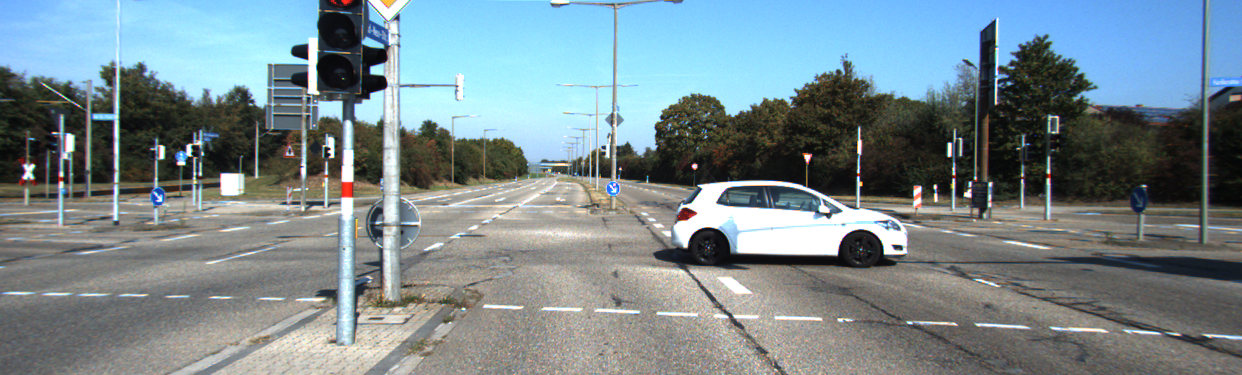
#> input picture Testing/L.png, 1242 x 375 px
$ jupyter execute --allow-errors 'fuse_lidar_camera - Kopie.ipynb'
#> lines starting #> are read from the running program, lines starting #| are printed output that depends on the picture
# Import Libraries

[cell 1]
import pandas as pd
import numpy as np
import cv2
import matplotlib.pyplot as plt
import numpy as np
import math
import os
import matplotlib
from scipy.interpolate import griddata
# Disable scientific notation
np.set_printoptions(suppress=True)

# Read Image

[cell 2]
image = cv2.imread('L.png')
#> image is the input picture: shape (375, 1242, 3); mean B, G, R 142.4, 136.4, 120.3
print(image.shape)
#| (375, 1242, 3)
#image = cv2.cvtColor(image, cv2.COLOR_RGB2BGR)
plt.imshow(image)
width, height = image.shape[1], image.shape[0]
#> width = 1242; height = 375

# Load Matrices

[cell 3]
velo_2_cam = open("calib_velo_to_cam.txt", "r")
#> (reads Testing/calib_velo_to_cam.txt from the repository)
cam_2_cam = open('calib_cam_to_cam.txt','r')
#> (reads Testing/calib_cam_to_cam.txt from the repository)

lines = velo_2_cam.readlines()
lines2 = cam_2_cam.readlines()

data_r = np.array(lines[1][3:-1].split(),dtype=np.float32).reshape(3,3)
data_t = np.array(lines[2][3:-1].split(),dtype=np.float32).reshape(3,1)

intrinsic_matrix = np.array(lines2[19][5:-1].split(),dtype = np.float32).reshape(3,3)
extrinsic_matrix = np.hstack((data_r, data_t))
rectification_matrix = np.array(lines2[24][11:-1].split(),dtype = np.float32).reshape(3,3)
projection_matrix = np.array(lines2[25][11:-1].split(),dtype = np.float32).reshape(-1,4)

# Create dataframe of lidar points

#> (a cell that did not finish here is left out)

# Apply fusion algorithm

[cell 5]
image = cv2.imread('L.png')
pixel_points = []
lidar_points = []

#> (the rest of this cell did not finish here and is left out)

[cell 6]
plt.imshow(image)
#cv2.imwrite('Fused.png',image)

[cell 7]
lidar_points_np = [(v,u,depth) for (u,v,depth) in lidar_points ]
sparse_depth_map = np.zeros(shape = (height,width))
for i,u,depth in lidar_points_np:
    sparse_depth_map[i,u] = depth

[cell 8]
valid_depths = sparse_depth_map[sparse_depth_map > 0]
#> (the rest of this cell did not finish here and is left out)

#

# FoundationStereo

[cell 9]
fs_depths = np.load('test_outputs/depth_meter.npy')
#> (reads Testing/test_outputs/depth_meter.npy from the repository)
fs_depths.shape, image.shape
#> Out = ((375, 1242), (375, 1242, 3))

[cell 10]
lidar_points_np = [(v,u,z) for (u,v,z) in lidar_points]

[cell 11]
my_disp = np.load('disparity.npy')
#> (reads Testing/disparity.npy from the repository)
my_depth =( 959.7910 * 0.5327 ) / my_disp
plt.figure(figsize=(17,10))
plt.imshow(fs_depths, vmin=0,vmax=60, interpolation='nearest')
plt.colorbar()
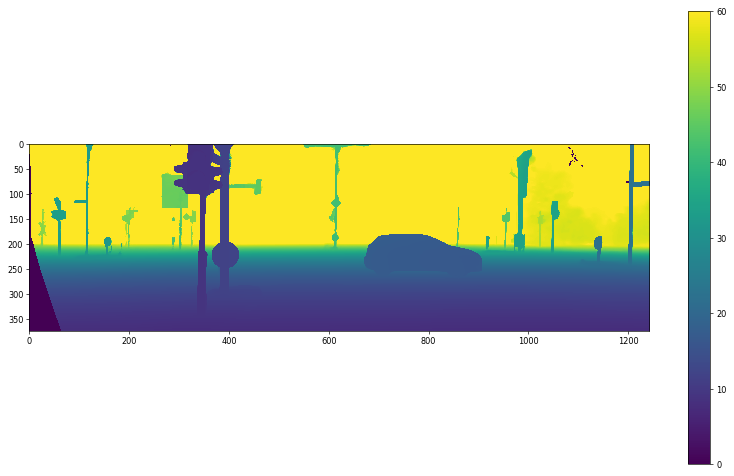
#> figure drawn by matplotlib, 2 panels

[cell 12]
my_disp_f = np.load('disparity_flipped_images.npy')
my_depth_f =( 959.7910 * 0.5327 ) / my_disp
plt.figure(figsize=(17,10))
plt.imshow(my_depth_f, vmin=0,vmax=60, interpolation='nearest')
plt.colorbar()

[cell 13]
difference_map = np.zeros(shape = (375,1242),dtype=np.float32)
fd_points = []
for i in range(375):
    for j in range(1242):
        d = fs_depths[i,j]
        if 0 <= d and d <= 60 :
            fd_points.append(d)

np.mean(fd_points) - np.mean([z for (x,y,z) in lidar_points])

for x,y,z in lidar_points_np:
    difference_map[x,y] = abs(fs_depths[i,j] - z)

plt.figure(figsize=(17,10))
plt.title('Absolute Error between Lidar and Foundation Stereo - Errors upto 1 meter')
plt.imshow(difference_map, vmin=0,vmax=1)
plt.colorbar()

plt.savefig('Error between Lidar and FS.png')
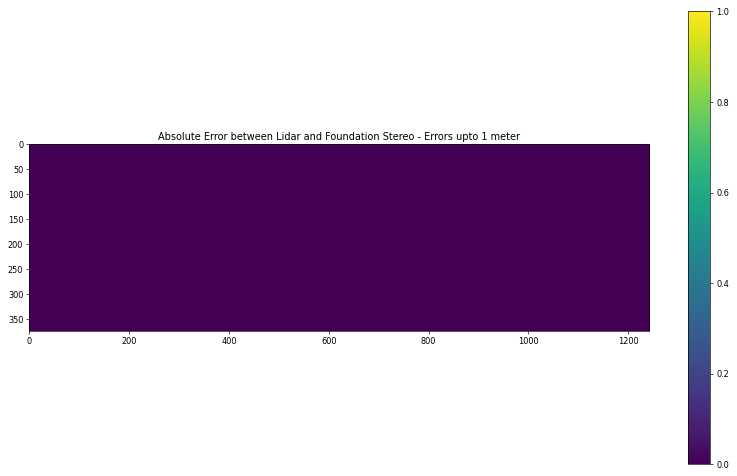
#> figure drawn by matplotlib, 2 panels

[cell 14]
my_depth.shape

[cell 15]
bins = [0, 5, 10, 15, 20, 25, 30, 35, 50]  # Adjust as needed
colors = ["black", "blue", 'cyan', "green", "yellow", "orange", "red", "darkred"]  # Custom colors

# Create a colormap from the defined colors
cmap = matplotlib.colors.ListedColormap(colors)

# Use BoundaryNorm to ensure bins match colors, but no normalization is applied
norm = matplotlib.colors.BoundaryNorm(bins, cmap.N)
plt.figure(figsize=(20,10))
plt.imshow(fs_depths, norm = norm,cmap=cmap, interpolation='nearest')
#plt.imshow(fs_depths, cmap=cmap)

plt.title("Dense LiDAR Depth Map")
plt.colorbar()
plt.savefig('My Depth Map.png')
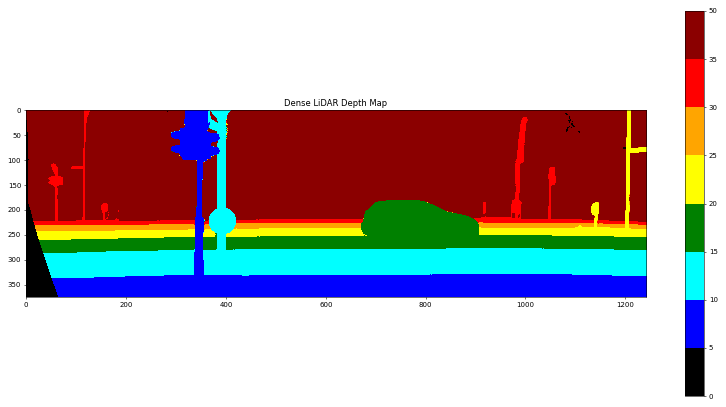
#> figure drawn by matplotlib, 2 panels
plt.show()
